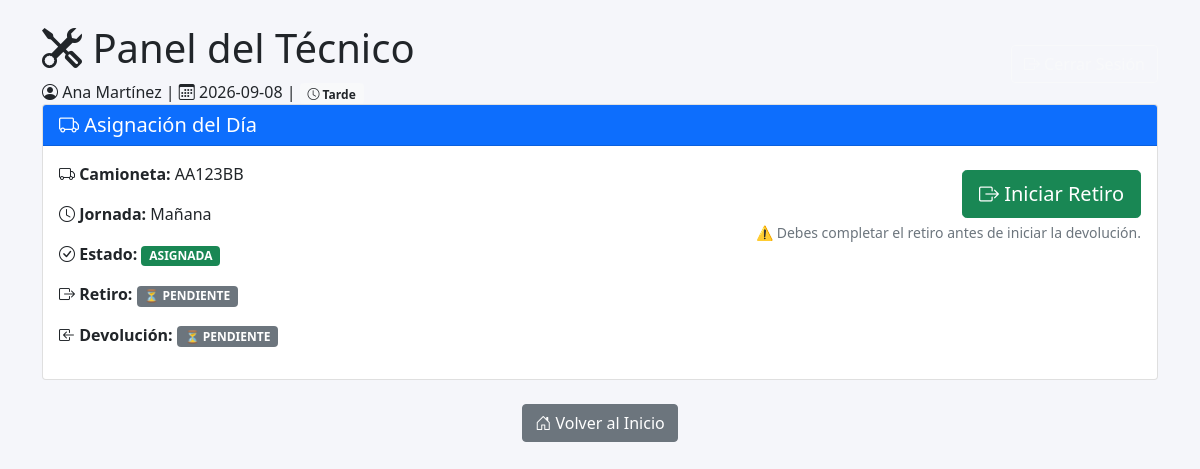
Before: /tecnico (signed in) with the older database file.
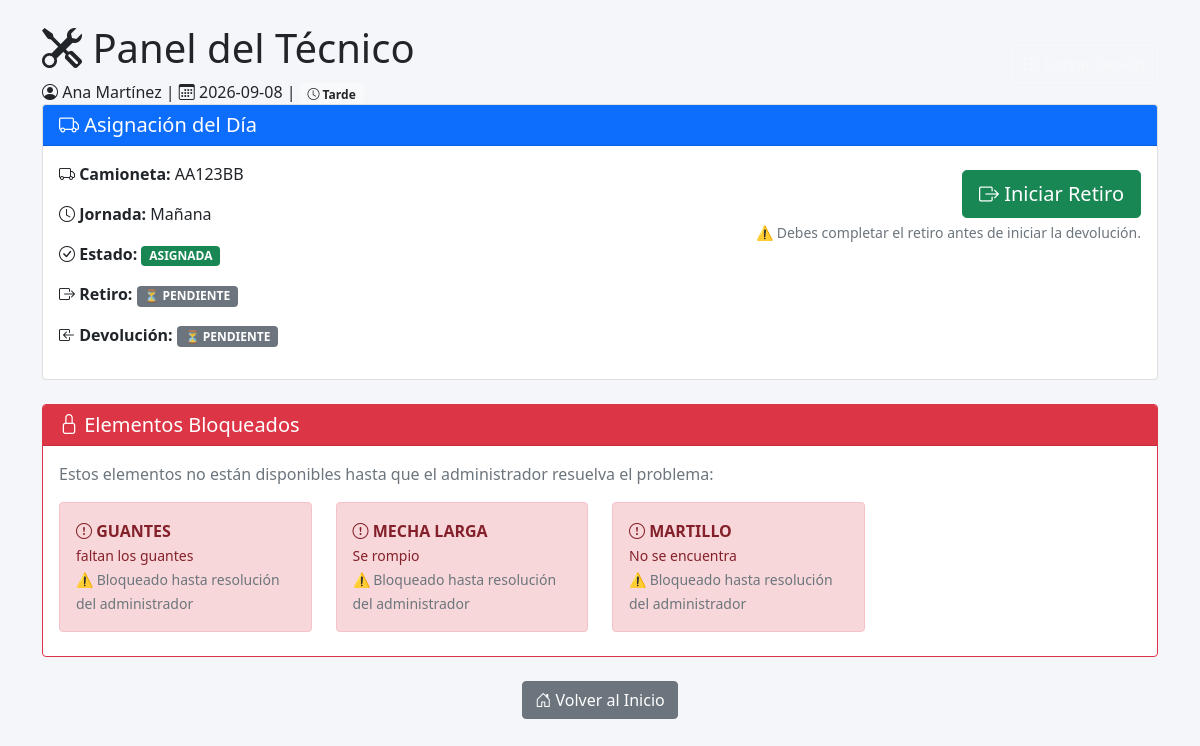
After: the same page with the newer database file.
### tables this page shows
CREATE TABLE camionetas (
            id INTEGER PRIMARY KEY AUTOINCREMENT,
            patente TEXT UNIQUE NOT NULL,
            activa INTEGER DEFAULT 1
        );

CREATE TABLE asignaciones (
            id INTEGER PRIMARY KEY AUTOINCREMENT,
            camioneta_id INTEGER,
            tecnico_id INTEGER,
            tecnico2_id INTEGER,
            fecha TEXT NOT NULL,
            jornada TEXT NOT NULL,
            estado TEXT DEFAULT 'PENDIENTE',
            zona TEXT,
            FOREIGN KEY (camioneta_id) REFERENCES camionetas(id),
            FOREIGN KEY (tecnico_id) REFERENCES usuarios(id),
            FOREIGN KEY (tecnico2_id) REFERENCES usuarios(id)
        );

CREATE TABLE elementos_bloqueados (
            id INTEGER PRIMARY KEY AUTOINCREMENT,
            elemento TEXT NOT NULL,
            camioneta_id INTEGER NOT NULL,
            tipo TEXT NOT NULL,  -- 'CAMIONETA', 'HERRAMIENTA', 'CAJA'
            fecha_bloqueo TEXT NOT NULL,
            motivo TEXT,
            resuelto INTEGER DEFAULT 0,  -- 0=pendiente, 1=resuelto
            fecha_resolucion TEXT,
            FOREIGN KEY (camioneta_id) REFERENCES camionetas(id)
        );

### app.py (the view)
@app.route('/tecnico')
def tecnico():
    if 'usuario_id' not in session or session.get('rol') != 'tecnico':
        return redirect(url_for('login'))
    usuario_id = session['usuario_id']
    fecha_actual = datetime.now().strftime('%Y-%m-%d')
    hora_actual = datetime.now().hour
    if 6 <= hora_actual < 14:
        jornada_actual = 'mañana'
    elif 14 <= hora_actual < 22:
        jornada_actual = 'tarde'
    else:
        jornada_actual = 'mañana'
    conexion = get_db()
    asignacion = conexion.execute('''
        SELECT a.id, a.fecha, a.jornada, a.estado,
               c.patente as camioneta_patente,
               c.id as camioneta_id
        FROM asignaciones a
        JOIN camionetas c ON a.camioneta_id = c.id
        WHERE a.tecnico_id = ?
        AND a.fecha = ?
        AND a.estado = 'ASIGNADA'
    ''', (usuario_id, fecha_actual)).fetchone()
    control_retiro_activo = None
    control_devolucion_activo = None
    retiro_completado = False
    devolucion_completada = False
    if asignacion:
        control_retiro_activo = conexion.execute('''
            SELECT * FROM controles_tecnicos
            WHERE asignacion_id = ?
            AND fecha = ?
            AND jornada = ?
            AND tipo_control = 'RETIRO'
            AND finalizado = 0
        ''', (asignacion['id'], fecha_actual, jornada_actual)).fetchone()
        control_devolucion_activo = conexion.execute('''
            SELECT * FROM controles_tecnicos
            WHERE asignacion_id = ?
            AND fecha = ?
            AND jornada = ?
            AND tipo_control = 'DEVOLUCION'
            AND finalizado = 0
        ''', (asignacion['id'], fecha_actual, jornada_actual)).fetchone()
        retiro_finalizado = conexion.execute('''
            SELECT id FROM controles_tecnicos
            WHERE asignacion_id = ?
            AND fecha = ?
            AND jornada = ?
            AND tipo_control = 'RETIRO'
            AND finalizado = 1
        ''', (asignacion['id'], fecha_actual, jornada_actual)).fetchone()
        retiro_completado = retiro_finalizado is not None
        devolucion_finalizada = conexion.execute('''
            SELECT id FROM controles_tecnicos
            WHERE asignacion_id = ?
            AND fecha = ?
            AND jornada = ?
            AND tipo_control = 'DEVOLUCION'
            AND finalizado = 1
        ''', (asignacion['id'], fecha_actual, jornada_actual)).fetchone()
        devolucion_completada = devolucion_finalizada is not None
    elementos_bloqueados = []
    if asignacion:
        bloqueados = conexion.execute('''
            SELECT elemento, tipo, motivo
            FROM elementos_bloqueados
            WHERE camioneta_id = ? AND resuelto = 0
        ''', (asignacion['camioneta_id'],)).fetchall()
        elementos_bloqueados = [dict(b) for b in bloqueados]
    conexion.close()
    return render_template('tecnico.html',
                         nombre=session['nombre'],
                         asignacion=asignacion,
                         control_retiro_activo=control_retiro_activo,
                         control_devolucion_activo=control_devolucion_activo,
                         retiro_completado=retiro_completado,
                         devolucion_completada=devolucion_completada,
                         elementos_bloqueados=elementos_bloqueados,
                         fecha_actual=fecha_actual,
                         jornada_actual=jornada_actual)

### app.py (called while the page is built)
@app.before_request
def limpiar_redirecciones():
    if 'usuario_id' in session:
        rol = session.get('rol')
        if rol == 'admin' and request.path == '/tecnico':
            return redirect(url_for('admin'))
        if rol == 'jefe' and request.path in ['/tecnico', '/admin']:
            return redirect(url_for('jefe'))
        if rol == 'tecnico' and request.path in ['/admin', '/jefe']:
            return redirect(url_for('tecnico'))

def conectar_db():
    return sqlite3.connect(str(DATABASE))

def get_db():
    conexion = conectar_db()
    conexion.row_factory = sqlite3.Row
    return conexion

### templates/tecnico.html (shortened to what this page needs)
<!DOCTYPE html>
<html lang="es">
<head>
    <link href="https://cdn.jsdelivr.net/npm/bootstrap@5.1.3/dist/css/bootstrap.min.css" rel="stylesheet">
    <link rel="stylesheet" href="https://cdn.jsdelivr.net/npm/bootstrap-icons@1.8.1/font/bootstrap-icons.css">
    <link rel="stylesheet" href="{{ url_for('static', filename='css/tecnico.css') }}">
</head>
<body>
    <div class="container mt-4">
        <div class="header-card d-flex justify-content-between align-items-center">
            <div>
                <h1><i class="bi bi-tools"></i> Panel del Técnico</h1>
                <p class="mb-0">
                    <i class="bi bi-person-circle"></i> {{ nombre }} |
                    <i class="bi bi-calendar3"></i> {{ fecha_actual }} |
                    <span class="badge bg-light text-dark jornada-badge">
                        <i class="bi bi-clock"></i> {{ jornada_actual|title }}
                    </span>
                </p>
            </div>
            <div>
                <a href="{{ url_for('logout') }}" class="btn btn-outline-light btn-logout">
                    <i class="bi bi-box-arrow-right"></i> Cerrar Sesión
                </a>
            </div>
        </div>
        {% if asignacion %}
            <div class="card mb-4">
                <div class="card-header bg-primary text-white">
                    <h5 class="mb-0"><i class="bi bi-truck"></i> Asignación del Día</h5>
                </div>
                <div class="card-body">
                    <div class="row">
                        <div class="col-md-6">
                            <p><strong><i class="bi bi-truck"></i> Camioneta:</strong> {{ asignacion.camioneta_patente }}</p>
                            <p><strong><i class="bi bi-clock"></i> Jornada:</strong> {{ asignacion.jornada|title }}</p>
                            <p><strong><i class="bi bi-check-circle"></i> Estado:</strong>
                                <span class="badge bg-success">ASIGNADA</span>
                            </p>
                            {% if retiro_completado %}
                                <p><strong><i class="bi bi-box-arrow-right"></i> Retiro:</strong>
                                    <span class="badge bg-success">✅ COMPLETADO</span>
                                </p>
                            {% elif control_retiro_activo %}
                                <p><strong><i class="bi bi-box-arrow-right"></i> Retiro:</strong>
                                    <span class="badge bg-warning text-dark">⏳ EN CURSO</span>
                                </p>
                            {% else %}
                                <p><strong><i class="bi bi-box-arrow-right"></i> Retiro:</strong>
                                    <span class="badge bg-secondary">⏳ PENDIENTE</span>
                                </p>
                            {% endif %}
                            {% if devolucion_completada %}
                                <p><strong><i class="bi bi-box-arrow-in-left"></i> Devolución:</strong>
                                    <span class="badge bg-success">✅ COMPLETADA</span>
                                </p>
                            {% elif control_devolucion_activo %}
                                <p><strong><i class="bi bi-box-arrow-in-left"></i> Devolución:</strong>
                                    <span class="badge bg-warning text-dark">⏳ EN CURSO</span>
                                </p>
                            {% else %}
                                <p><strong><i class="bi bi-box-arrow-in-left"></i> Devolución:</strong>
                                    <span class="badge bg-secondary">⏳ PENDIENTE</span>
                                </p>
                            {% endif %}
                        </div>
                        <div class="col-md-6 text-md-end">
                            {% if control_retiro_activo %}
                                <div class="alert alert-warning mb-0">
                                    <i class="bi bi-exclamation-triangle"></i>
                                    <strong>Retiro en curso</strong>
                                    <br>
                                    <small class="text-muted">Iniciado: {{ control_retiro_activo.fecha_hora_inicio[:16]|replace('T', ' ') }}</small>
                                    <br>
                                    <a href="{{ url_for('realizar_control', control_id=control_retiro_activo.id) }}"
                                       class="btn btn-primary btn-sm mt-2">
                                        <i class="bi bi-arrow-right"></i> Continuar Retiro
                                    </a>
                                </div>
                            {% else %}
                                <form method="POST" action="{{ url_for('iniciar_control') }}" class="mt-2">
                                    <button type="submit" name="tipo_control" value="RETIRO"
                                            class="btn btn-success btn-lg">
                                        <i class="bi bi-box-arrow-right"></i> Iniciar Retiro
                                    </button>
                                </form>
                                <small class="text-muted d-block mt-1">⚠️ Debes completar el retiro antes de iniciar la devolución.</small>
                            {% endif %}
                        </div>
                    </div>
                </div>
            </div>
{% if elementos_bloqueados %}
    <div class="card border-danger mb-4">
        <div class="card-header bg-danger text-white">
            <h5 class="mb-0"><i class="bi bi-lock"></i> Elementos Bloqueados</h5>
        </div>
        <div class="card-body">
            <p class="text-muted">Estos elementos no están disponibles hasta que el administrador resuelva el problema:</p>
            <div class="row">
                {% for eb in elementos_bloqueados %}
                    <div class="col-md-3 col-sm-6 mb-2">
                        <div class="alert alert-danger elemento-bloqueado mb-0">
                            <i class="bi bi-exclamation-circle"></i>
                            <strong>{{ eb.elemento }}</strong>
                            {% if eb.motivo %}
                                <br><small>{{ eb.motivo }}</small>
                            {% endif %}
                            <br><small class="text-muted">⚠️ Bloqueado hasta resolución del administrador</small>
                        </div>
                    </div>
                {% endfor %}
            </div>
        </div>
    </div>
{% endif %}
        {% endif %}
        <div class="text-center mt-4">
            <a href="{{ url_for('logout') }}" class="btn btn-secondary">
                <i class="bi bi-house-door"></i> Volver al Inicio
            </a>
        </div>
    </div>
</body>
</html>

### static/css/tecnico.css (style rules this page uses)
* { touch-action: manipulation; }
body { background: #f5f6fa; padding-bottom: 80px; }

Changed rows visible on the page:
added elementos_bloqueados: elemento "GUANTES", motivo "faltan los guantes"
added elementos_bloqueados: elemento "MECHA LARGA", motivo "Se rompio"
added elementos_bloqueados: elemento "MARTILLO", motivo "No se encuentra"
Other visible differences:
text now shown: "Elementos Bloqueados Estos elementos no están disponibles hasta que el administrador resuelva el problema:"
